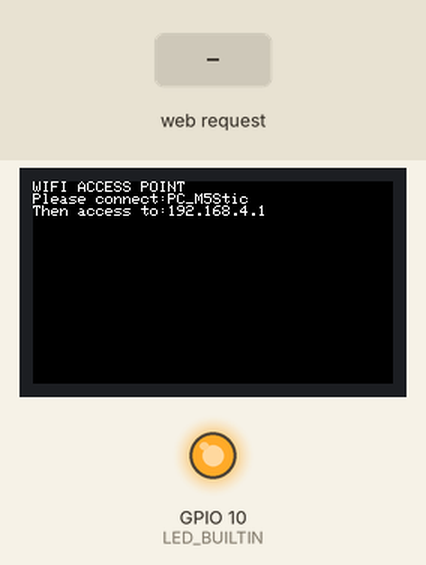
Bench run of a sketch on a simulated ESP32-S3. On the bench: 240×135 colour display, output pins drawn as LEDs (lit = HIGH). The inputs (shaded band) are chosen by the test bench. What the sketch prints to the serial monitor is not drawn.

Above: at 1.3 s.
1.4 s: HTTP request GET /Low received
At 2.5 s:
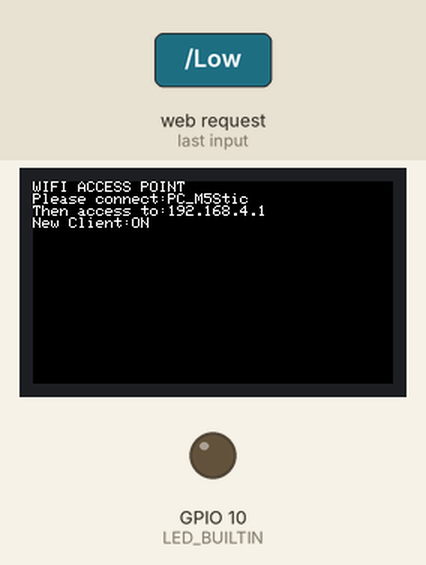
2.9 s: HTTP request GET /High received
At 3.6 s:
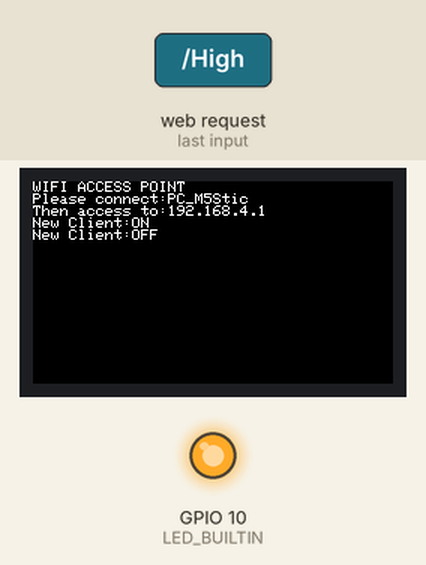
4.4 s: HTTP request GET /Low received
At 4.8 s:
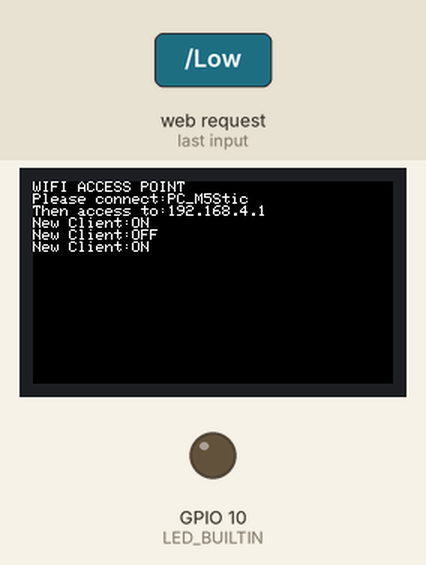
Timing chart, 0 to 7.4 s (numbered marks = the images above; inputs shaded):
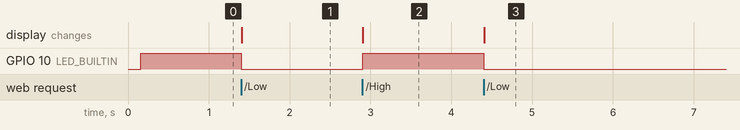

Measured:
- after the input at 1.4 s, GPIO 10 (LED_BUILTIN): HIGH → LOW at once; the display: changes at once (image 1)
- after the input at 2.9 s, GPIO 10 (LED_BUILTIN): LOW → HIGH at once; the display: changes at once (image 2)
- after the input at 4.4 s, GPIO 10 (LED_BUILTIN): HIGH → LOW at once; the display: changes at once (image 3)

The sketch:

Soft_Blink.ino
```cpp
// (licence header left out)
#include <M5StickCPlus.h>
#include <WiFi.h>
#include <WiFiClient.h>
#include <WiFiAP.h>

#define LED_BUILTIN 10

const char* SSID = "PC_M5Stic";
WiFiServer server(80);

void setup() {
    M5.begin();
    M5.lcd.setRotation(3);
    M5.lcd.println("WIFI ACCESS POINT");  // Screen print string. 屏幕打印字符串
    M5.lcd.printf("Please connect:%s \nThen access to:", SSID);
    WiFi.softAP(
        SSID);  // You can remove the password parameter if you want the AP
                    // to be open.  如果你想建立开放式热点,可以删除密码
    IPAddress myIP = WiFi.softAPIP();  // Get the softAP interface IP address.
                                       // 获取AP接口IP地址
    M5.lcd.println(myIP);
    server.begin();  // Start the established Internet of Things network server.
                     // 启动建立的物联网网络服务器
    // PC Start
    // Set the LED pin as an output
    pinMode(LED_BUILTIN, OUTPUT);
    // Turn the led off
    digitalWrite(LED_BUILTIN, HIGH);
    // PC Stop
}

void loop() {
    WiFiClient client =
        server
            .available();  // listen for incoming clients.
                           // 检查有没有设备通过网络向M5Stack网络服务器发送请求

    if (client) {  // if you get a client.  如果收到请求
        M5.lcd.print("New Client:");
        String currentLine =
            "";  // make a String to hold incoming data from the client.
                 // 创建一个String来保存来自客户端的传入数据
        while (client.connected()) {  // loop while the client's
                                      // connected,continuously receiving data.
                                      // 在客户端连接时进行循环,不断接收数据
            if (client.available()) {  // if there's bytes to read from the
                                       // client.  如果有数据可读取
                char c =
                    client.read();  // store the read a byte.  存储读取到的数据
                Serial.write(c);
                if (c == '\n') {  // if the byte is a newline character.
                                  // 如果读取到的字节为换行符
                    // \n is the end of the client'S HTTP request, indicating
                    // that the client has sent a new request \n
                    // 是客户端HTTP请求的结尾，说明客户端发来新请求:
                    if (currentLine.length() == 0) {
                        // Here are the instructions to create a page.
                        // 下面是创建一个页面的指令

                        // HTTP headers always start with a response code (e.g.
                        // HTTP/1.1 200 OK) HTTP的开头总是以响应代码开始(例如
                        // HTTP/1.1 200 OK) and a content-type so the client
                        // knows what's coming, then a blank line:
                        //然后是content-type，这样客户端就知道接下来会发生什么，然后是空行:
                        client.println("HTTP/1.1 200 OK");
                        client.println("Content-type:text/html");
                        client.println();

                        // the content of the HTTP response follows the header:
                        // HTTP页面显示的内容跟在开头后面:
                        // /High and /Low are the data received when clicking
                        // the corresponding connection, which can be replaced.
                        //  /High和/Low 为点击对应连接时接收到的数据,可更换
                        client.print(
                            "<button onclick=\"window.location.href='/Low'\">Turn LED ON</button>");
                        client.print(
                             "<button onclick=\"window.location.href='/High'\">Turn LED OFF</button>");

                        // The HTTP response ends with another blank line:
                        // HTTP响应以空行结束:
                        client.println();
                        // break out of the while loop:退出循环
                        break;
                    } else {  // if you got a newline, then clear
                              // currentLine:如果得到新的一行,那么清除当前行
                        currentLine = "";
                    }
                } else if (c !=
                           '\r') {  // if you got anything else but a carriage
                                    // return character.
                                    // 如果你得到了除了回车符以外的其他字符，
                    currentLine += c;  // add it to the end of the currentLine.
                                       // 将它添加到currentLine的末尾
                }

                // Check to see if the client request was "GET /H" or "GET /L":
                // 检查客户端请求是“GET /High”还是“GET /Low”:
                if (currentLine.endsWith("GET /High")) {
                    M5.Lcd.print("OFF\n");
                    // PC Change Bellow
                    digitalWrite(LED_BUILTIN, HIGH);
                } else if (currentLine.endsWith("GET /Low")) {
                    M5.Lcd.print("ON\n");
                    // PC Change Bellow
                    digitalWrite(LED_BUILTIN, LOW);
                }
            }
        }
        client.stop();  // close the connection.  关闭连接
    }
}
```
